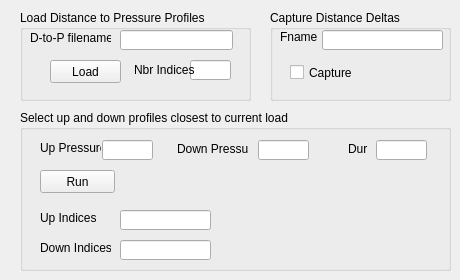
     <widget class="QWidget" name="tab">
      <attribute name="title">
       <string>Profiles</string>
      </attribute>
      <widget class="QGroupBox" name="groupBox">
       <property name="geometry">
        <rect>
         <x>20</x>
         <y>110</y>
         <width>431</width>
         <height>161</height>
        </rect>
       </property>
       <property name="title">
        <string>Select up and down profiles closest to current load</string>
       </property>
       <widget class="QPushButton" name="btn_run_lookup">
        <property name="geometry">
         <rect>
          <x>20</x>
          <y>60</y>
          <width>75</width>
          <height>23</height>
         </rect>
        </property>
        <property name="text">
         <string>Run</string>
        </property>
       </widget>
       <widget class="QLabel" name="label_11">
        <property name="geometry">
         <rect>
          <x>20</x>
          <y>100</y>
          <width>61</width>
          <height>16</height>
         </rect>
        </property>
        <property name="text">
         <string>Up Indices</string>
        </property>
       </widget>
       <widget class="QLabel" name="label_12">
        <property name="geometry">
         <rect>
          <x>20</x>
          <y>130</y>
          <width>71</width>
          <height>16</height>
         </rect>
        </property>
        <property name="text">
         <string>Down Indices</string>
        </property>
       </widget>
       <widget class="QLineEdit" name="txt_up_index">
        <property name="geometry">
         <rect>
          <x>100</x>
          <y>100</y>
          <width>91</width>
          <height>20</height>
         </rect>
        </property>
       </widget>
       <widget class="QLineEdit" name="txt_down_index">
        <property name="geometry">
         <rect>
          <x>100</x>
          <y>130</y>
          <width>91</width>
          <height>20</height>
         </rect>
        </property>
       </widget>
       <widget class="QLabel" name="label_13">
        <property name="geometry">
         <rect>
          <x>20</x>
          <y>30</y>
          <width>61</width>
          <height>16</height>
         </rect>
        </property>
        <property name="text">
         <string>Up Pressure</string>
        </property>
       </widget>
       <widget class="QLineEdit" name="txt_up_pressure">
        <property name="geometry">
         <rect>
          <x>82</x>
          <y>30</y>
          <width>51</width>
          <height>20</height>
         </rect>
        </property>
       </widget>
       <widget class="QLabel" name="label_14">
        <property name="geometry">
         <rect>
          <x>157</x>
          <y>31</y>
          <width>71</width>
          <height>16</height>
         </rect>
        </property>
        <property name="text">
         <string>Down Pressure</string>
        </property>
       </widget>
       <widget class="QLineEdit" name="txt_down_pressure">
        <property name="geometry">
         <rect>
          <x>238</x>
          <y>30</y>
          <width>51</width>
          <height>20</height>
         </rect>
        </property>
       </widget>
       <widget class="QLabel" name="label_15">
        <property name="geometry">
         <rect>
          <x>328</x>
          <y>31</y>
          <width>21</width>
          <height>16</height>
         </rect>
        </property>
        <property name="text">
         <string>Dur</string>
        </property>
       </widget>
       <widget class="QLineEdit" name="txt_lookup_dur">
        <property name="geometry">
         <rect>
          <x>356</x>
          <y>30</y>
          <width>51</width>
          <height>20</height>
         </rect>
        </property>
       </widget>
      </widget>
      <widget class="QGroupBox" name="groupBox_2">
       <property name="geometry">
        <rect>
         <x>20</x>
         <y>10</y>
         <width>231</width>
         <height>91</height>
        </rect>
       </property>
       <property name="title">
        <string>Load Distance to Pressure Profiles</string>
       </property>
       <widget class="QPushButton" name="btn_load_d_to_p">
        <property name="geometry">
         <rect>
          <x>30</x>
          <y>50</y>
          <width>71</width>
          <height>23</height>
         </rect>
        </property>
        <property name="text">
         <string>Load</string>
        </property>
       </widget>
       <widget class="QLineEdit" name="txt_nbr_indices">
        <property name="geometry">
         <rect>
          <x>170</x>
          <y>50</y>
          <width>41</width>
          <height>20</height>
         </rect>
        </property>
       </widget>
       <widget class="QLabel" name="label_4">
        <property name="geometry">
         <rect>
          <x>114</x>
          <y>52</y>
          <width>61</width>
          <height>16</height>
         </rect>
        </property>
        <property name="text">
         <string>Nbr Indices</string>
        </property>
       </widget>
       <widget class="QLabel" name="label_2">
        <property name="geometry">
         <rect>
          <x>10</x>
          <y>20</y>
          <width>81</width>
          <height>16</height>
         </rect>
        </property>
        <property name="text">
         <string>D-to-P filename</string>
        </property>
       </widget>
       <widget class="QLineEdit" name="txt_d_to_p_fname">
        <property name="geometry">
         <rect>
          <x>100</x>
          <y>20</y>
          <width>113</width>
          <height>20</height>
         </rect>
        </property>
       </widget>
      </widget>
      <widget class="QGroupBox" name="groupBox_3">
       <property name="geometry">
        <rect>
         <x>270</x>
         <y>10</y>
         <width>181</width>
         <height>91</height>
        </rect>
       </property>
       <property name="title">
        <string>Capture Distance Deltas</string>
       </property>
       <widget class="QCheckBox" name="chk_delta_capture">
        <property name="geometry">
         <rect>
          <x>20</x>
          <y>54</y>
          <width>70</width>
          <height>17</height>
         </rect>
        </property>
        <property name="text">
         <string>Capture</string>
        </property>
       </widget>
       <widget class="QLabel" name="label_16">
        <property name="geometry">
         <rect>
          <x>10</x>
          <y>20</y>
          <width>46</width>
          <height>13</height>
         </rect>
        </property>
        <property name="text">
         <string>Fname</string>
        </property>
       </widget>
       <widget class="QLineEdit" name="txt_delta_fname">
        <property name="geometry">
         <rect>
          <x>52</x>
          <y>20</y>
          <width>121</width>
          <height>20</height>
         </rect>
        </property>
       </widget>
      </widget>
     </widget>
